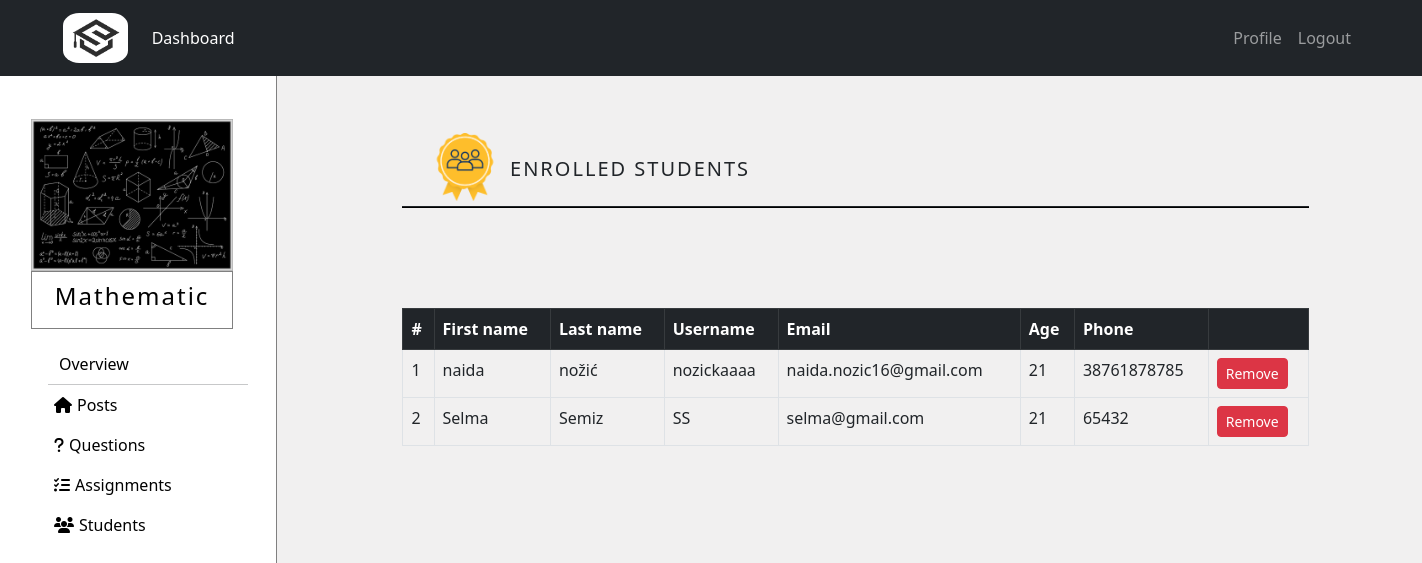
The page /courses/tutor_course/10/students (signed in) on the database as committed earlier.
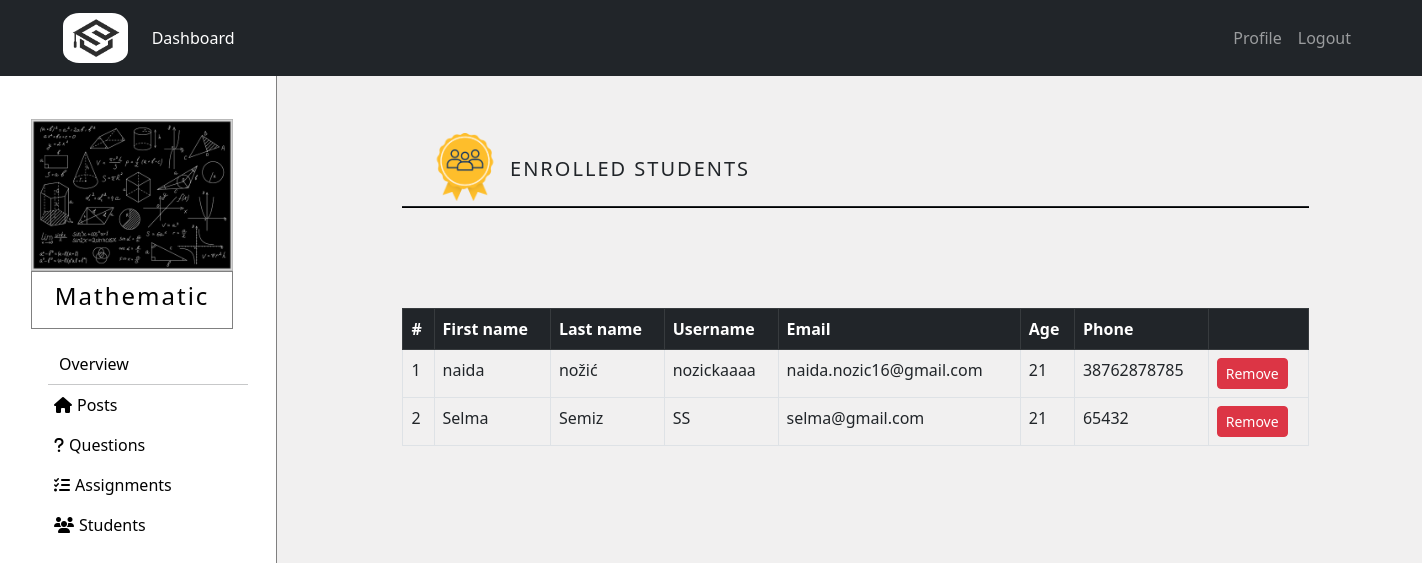
The same page on the database as committed later.
### courses/models.py (models this page shows, shortened)
class Student(models.Model):
    user = models.OneToOneField(NewUser,on_delete=models.CASCADE,primary_key=True,related_name='Student')
    phone = models.IntegerField()
    age = models.IntegerField(null=True,blank=True) #this field is optional
    course = models.ManyToManyField(Course,through="StudentCourse")

class NewUser(AbstractUser):
    is_student = models.BooleanField(default=False)
    is_tutor = models.BooleanField(default=False)

### courses/views.py (the view, shortened to what this page needs)
# urls.py: path('tutor_course/<int:course_id>/students',views.view_students,name='view_students'),
@login_required
def view_students(request,course_id):
   if request.user.is_student:
      return HttpResponse('<html><body><h2 style="font-weight: lighter">Your do not have access to view this page!</h2><body></html>')
   elif is_enrolled(request.user, course_id) is False:
      return HttpResponse('<html><body><h2 style="font-weight: lighter">Your do not have access to view this page!</h2><body></html>')
   course = get_object_or_404(Course,pk=course_id)
   student_course_objects = StudentCourse.objects.filter(course=course)
   students = [x.student for x in student_course_objects]
   return render(request,'courses/students.html',{'course':course,'students':students})

### courses/views.py (called while the page is built)
def is_enrolled(user, course_id):
   course = get_object_or_404(Course,pk=course_id)
   if user.is_tutor:
      tutor_courses = TutorCourse.objects.filter(course=course,tutor=user.Tutor)
      return tutor_courses.exists()
   else:
      student_courses = StudentCourse.objects.filter(course=course,student=user.Student)
      return student_courses.exists()

### templates/courses/students.html (shortened to what this page needs)
{% extends 'courses/course.html' %}
{% block courseContent %}
{% load static %}
<div style="margin-left: auto; margin-right: auto; width:75%; margin-top: 5%; position: relative; margin-bottom: 5px;">
    <img class="col-sm-4 col-md-4 col-lg-4" src="{% static 'img/students-icon.png' %}"
         style="width:8%;">
    <div class="col-sm-8 col-md-8 col-lg-8" style="display: inline-block; position:absolute; bottom: 12px;">
      <h5 style="margin-left: 2%; letter-spacing: 2px;">ENROLLED STUDENTS</h5>
    </div>
</div>
  <hr style="width: 80%; margin-left: auto; margin-right: auto; background-color: black;
             opacity: 1; margin-top: 0; margin-bottom: 6%; height: 2px;">
<div class="positionCenter" style="margin-top: 100px;">
    {% if students %}
    <table class="table table-bordered">
        <thead class="table-dark">
        <tr>
            <th scope="col">#</th>
            <th scope="col">First name</th>
            <th scope="col">Last name</th>
            <th scope="col">Username</th>
            <th scope="col">Email</th>
            <th scope="col">Age</th>
            <th scope="col">Phone</th>
            <th scope="col"></th>
        </tr>
        </thead>
        <tbody>
            {% for student in students %}
        <tr>
            <td scope="row">{{ forloop.counter }}</td>
            <td>{{student.user.first_name}}</td>
            <td>{{student.user.last_name}}</td>
            <td>{{student.user.username}}</td>
            <td>{{student.user.email}}</td>
            <td>{{student.age}}</td>
            <td>{{student.phone}}</td>
            <td>
                <form action="{% url 'view_students' course_id=course.pk %}" method="POST">
                    <button type="submit" class="btn btn-danger btn-sm" name="remove_student_button" value="{{student.pk}}">Remove</button>
                  </form>
            </td>
        </tr>
            {% endfor %}
        </tbody>
    </table>
    {% else %}
    <h2 style="text-align: center;">There are no students enrolled in this course!</h2>
    {% endif %}
</div>
<div style="height:200px"></div>
{% endblock %}

Rows that differ between the two databases and show on the page:
changed Student "naida": phone "38761878785" → "38762878785"
